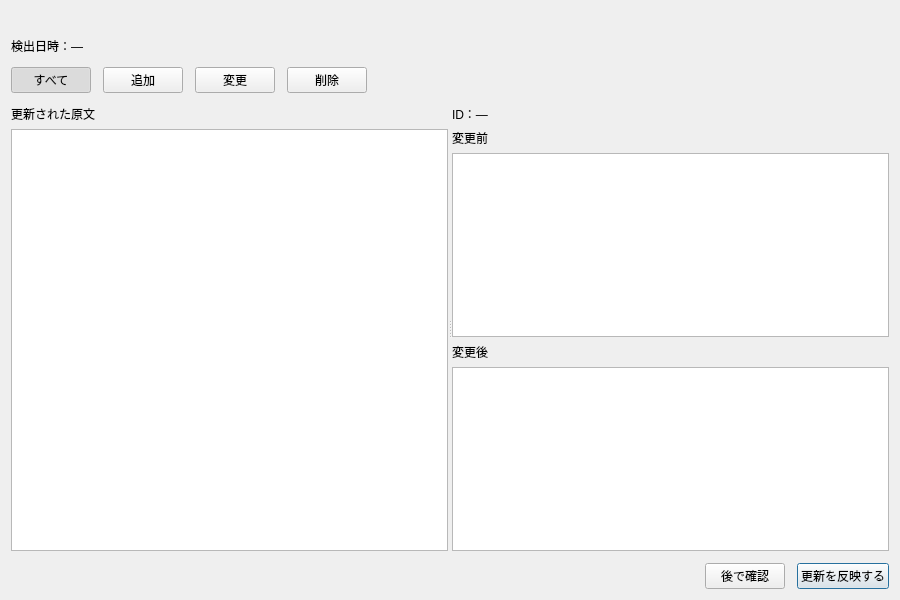
<?xml version="1.0" encoding="UTF-8"?>
<ui version="4.0">
 <class>SourceUpdateDialog</class>
 <widget class="QDialog" name="SourceUpdateDialog">
  <property name="geometry"><rect><x>0</x><y>0</y><width>900</width><height>600</height></rect></property>
  <property name="windowTitle"><string>更新内容の確認</string></property>
  <property name="minimumSize"><size><width>720</width><height>480</height></size></property>
  <layout class="QVBoxLayout" name="layoutSourceUpdate">
   <property name="spacing"><number>12</number></property>
   <item><widget class="QLabel" name="labelProject"><property name="wordWrap"><bool>true</bool></property><property name="text"><string/></property></widget></item>
   <item><widget class="QLabel" name="labelDetectedAt"><property name="text"><string>検出日時：—</string></property></widget></item>
   <item>
    <layout class="QHBoxLayout" name="layoutChangeFilters">
     <item><widget class="QPushButton" name="buttonFilterAll"><property name="text"><string>すべて</string></property><property name="checkable"><bool>true</bool></property><property name="checked"><bool>true</bool></property><property name="autoExclusive"><bool>true</bool></property><property name="autoDefault"><bool>false</bool></property></widget></item>
     <item><widget class="QPushButton" name="buttonFilterAdded"><property name="text"><string>追加</string></property><property name="checkable"><bool>true</bool></property><property name="autoExclusive"><bool>true</bool></property><property name="autoDefault"><bool>false</bool></property></widget></item>
     <item><widget class="QPushButton" name="buttonFilterModified"><property name="text"><string>変更</string></property><property name="checkable"><bool>true</bool></property><property name="autoExclusive"><bool>true</bool></property><property name="autoDefault"><bool>false</bool></property></widget></item>
     <item><widget class="QPushButton" name="buttonFilterDeleted"><property name="text"><string>削除</string></property><property name="checkable"><bool>true</bool></property><property name="autoExclusive"><bool>true</bool></property><property name="autoDefault"><bool>false</bool></property></widget></item>
     <item><spacer name="spacerChangeFilters"><property name="orientation"><enum>Qt::Horizontal</enum></property><property name="sizeHint"><size><width>40</width><height>20</height></size></property></spacer></item>
    </layout>
   </item>
   <item>
    <widget class="QSplitter" name="splitterChanges">
     <property name="orientation"><enum>Qt::Horizontal</enum></property>
     <property name="childrenCollapsible"><bool>false</bool></property>
     <widget class="QWidget" name="widgetChangeList">
      <property name="minimumSize"><size><width>200</width><height>0</height></size></property>
      <layout class="QVBoxLayout" name="layoutChangeList">
       <property name="leftMargin"><number>0</number></property><property name="topMargin"><number>0</number></property><property name="rightMargin"><number>0</number></property><property name="bottomMargin"><number>0</number></property>
       <item><widget class="QLabel" name="labelChangeListTitle"><property name="text"><string>更新された原文</string></property></widget></item>
       <item><widget class="QListWidget" name="listChanges"><property name="selectionMode"><enum>QAbstractItemView::SingleSelection</enum></property><property name="wordWrap"><bool>true</bool></property></widget></item>
      </layout>
     </widget>
     <widget class="QWidget" name="widgetChangeDetails">
      <property name="minimumSize"><size><width>320</width><height>0</height></size></property>
      <layout class="QVBoxLayout" name="layoutChangeDetails">
       <property name="leftMargin"><number>0</number></property><property name="topMargin"><number>0</number></property><property name="rightMargin"><number>0</number></property><property name="bottomMargin"><number>0</number></property>
       <item><widget class="QLabel" name="labelChangeId"><property name="text"><string>ID：—</string></property><property name="wordWrap"><bool>true</bool></property><property name="textInteractionFlags"><set>Qt::TextSelectableByMouse</set></property></widget></item>
       <item><widget class="QLabel" name="labelBeforeTitle"><property name="text"><string>変更前</string></property><property name="buddy"><cstring>textBefore</cstring></property></widget></item>
       <item><widget class="QPlainTextEdit" name="textBefore"><property name="readOnly"><bool>true</bool></property></widget></item>
       <item><widget class="QLabel" name="labelAfterTitle"><property name="text"><string>変更後</string></property><property name="buddy"><cstring>textAfter</cstring></property></widget></item>
       <item><widget class="QPlainTextEdit" name="textAfter"><property name="readOnly"><bool>true</bool></property></widget></item>
      </layout>
     </widget>
    </widget>
   </item>
   <item>
    <layout class="QHBoxLayout" name="layoutUpdateActions">
     <item><spacer name="spacerUpdateActions"><property name="orientation"><enum>Qt::Horizontal</enum></property><property name="sizeHint"><size><width>40</width><height>20</height></size></property></spacer></item>
     <item><widget class="QPushButton" name="buttonLater"><property name="text"><string>後で確認</string></property><property name="autoDefault"><bool>false</bool></property></widget></item>
     <item><widget class="QPushButton" name="buttonApply"><property name="text"><string>更新を反映する</string></property><property name="default"><bool>true</bool></property></widget></item>
    </layout>
   </item>
  </layout>
 </widget>
 <resources/>
 <connections>
  <connection>
   <sender>buttonLater</sender><signal>clicked()</signal><receiver>SourceUpdateDialog</receiver><slot>reject()</slot>
   <hints><hint type="sourcelabel"><x>650</x><y>570</y></hint><hint type="destinationlabel"><x>450</x><y>300</y></hint></hints>
  </connection>
 </connections>
</ui>
